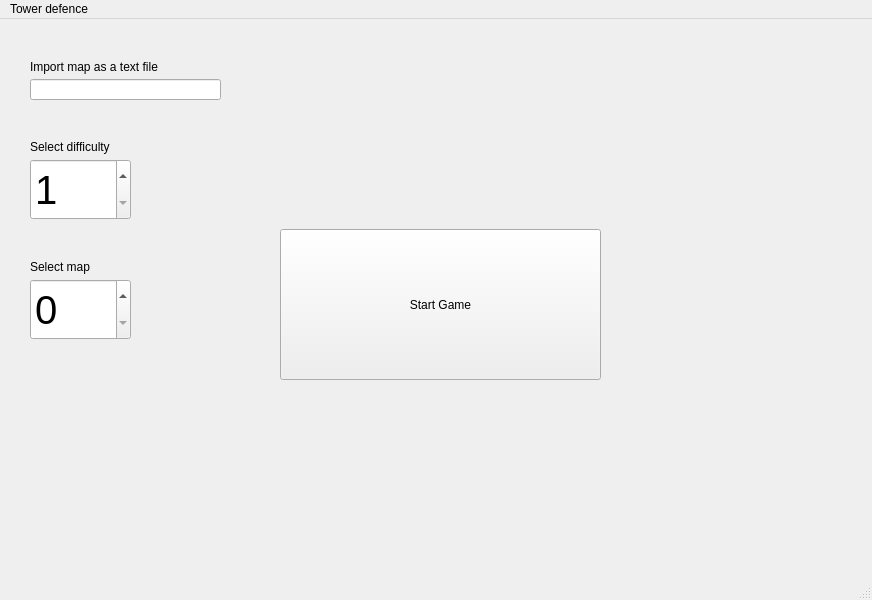
<?xml version="1.0" encoding="UTF-8"?>
<ui version="4.0">
 <class>MainWindow</class>
 <widget class="QMainWindow" name="MainWindow">
  <property name="geometry">
   <rect>
    <x>0</x>
    <y>0</y>
    <width>872</width>
    <height>600</height>
   </rect>
  </property>
  <property name="windowTitle">
   <string>MainWindow</string>
  </property>
  <property name="styleSheet">
   <string notr="true">background: url(&quot;:/menu.png&quot;)</string>
  </property>
  <widget class="QWidget" name="centralwidget">
   <widget class="QPushButton" name="startButton">
    <property name="geometry">
     <rect>
      <x>280</x>
      <y>210</y>
      <width>321</width>
      <height>151</height>
     </rect>
    </property>
    <property name="text">
     <string>Start Game</string>
    </property>
   </widget>
   <widget class="QLineEdit" name="mapFileLine">
    <property name="geometry">
     <rect>
      <x>30</x>
      <y>60</y>
      <width>191</width>
      <height>21</height>
     </rect>
    </property>
   </widget>
   <widget class="QSpinBox" name="spinBox">
    <property name="geometry">
     <rect>
      <x>30</x>
      <y>140</y>
      <width>101</width>
      <height>61</height>
     </rect>
    </property>
    <property name="font">
     <font>
      <pointsize>30</pointsize>
     </font>
    </property>
    <property name="minimum">
     <number>1</number>
    </property>
    <property name="maximum">
     <number>5</number>
    </property>
   </widget>
   <widget class="QLabel" name="label">
    <property name="geometry">
     <rect>
      <x>30</x>
      <y>40</y>
      <width>191</width>
      <height>16</height>
     </rect>
    </property>
    <property name="text">
     <string>Import map as a text file</string>
    </property>
   </widget>
   <widget class="QLabel" name="label_2">
    <property name="geometry">
     <rect>
      <x>30</x>
      <y>120</y>
      <width>101</width>
      <height>16</height>
     </rect>
    </property>
    <property name="text">
     <string>Select difficulty</string>
    </property>
   </widget>
   <widget class="QSpinBox" name="spinBox_2">
    <property name="geometry">
     <rect>
      <x>30</x>
      <y>260</y>
      <width>101</width>
      <height>61</height>
     </rect>
    </property>
    <property name="font">
     <font>
      <pointsize>30</pointsize>
     </font>
    </property>
    <property name="minimum">
     <number>0</number>
    </property>
    <property name="maximum">
     <number>3</number>
    </property>
   </widget>
   <widget class="QLabel" name="label_3">
    <property name="geometry">
     <rect>
      <x>30</x>
      <y>240</y>
      <width>101</width>
      <height>16</height>
     </rect>
    </property>
    <property name="text">
     <string>Select map</string>
    </property>
   </widget>
  </widget>
  <widget class="QMenuBar" name="menubar">
   <property name="geometry">
    <rect>
     <x>0</x>
     <y>0</y>
     <width>872</width>
     <height>21</height>
    </rect>
   </property>
   <widget class="QMenu" name="menuTower_defence">
    <property name="title">
     <string>Tower defence</string>
    </property>
   </widget>
   <addaction name="menuTower_defence"/>
  </widget>
  <widget class="QStatusBar" name="statusbar"/>
 </widget>
 <resources/>
 <connections/>
</ui>
